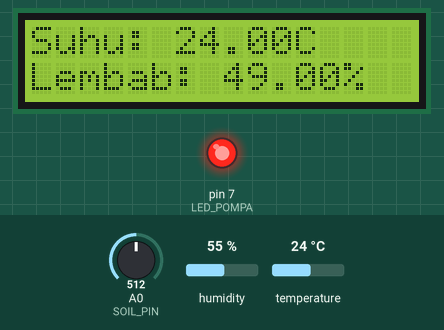
A sketch run on a simulated Arduino Uno, built with avr-gcc and run on an emulated ATmega328P. Parts: 16×2 character LCD, output pins drawn as LEDs (lit = HIGH). Inputs (shaded band) come from the test bench; at power-on: temperature 24 °C, A0 (SOIL_PIN) = 512, humidity 55 %. What the sketch prints to the serial monitor is not drawn.

Above: at 1.2 s.
1.3 s: temperature set to 29.3 °C
At 2.9 s:
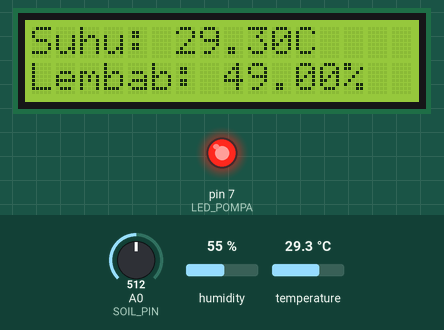
4.0 s: temperature set to 30.9 °C
At 4.5 s:
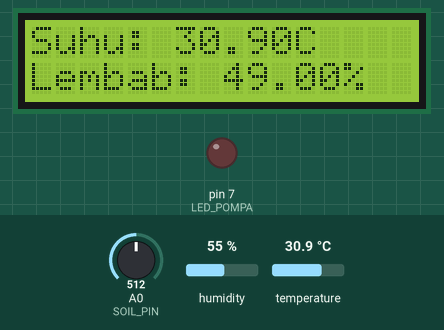
6.7 s: A0 (SOIL_PIN) set to 716
At 8.8 s:
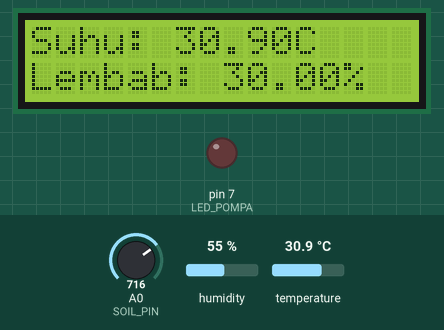
9.7 s: A0 (SOIL_PIN) set to 900
At 11.6 s:
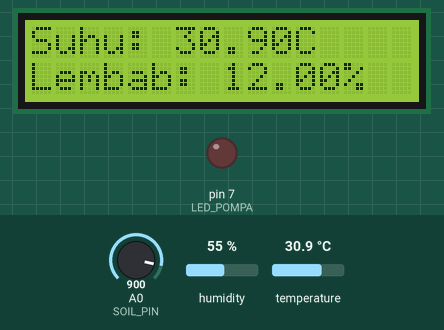
12.4 s: temperature set to 12 °C
At 14.8 s:
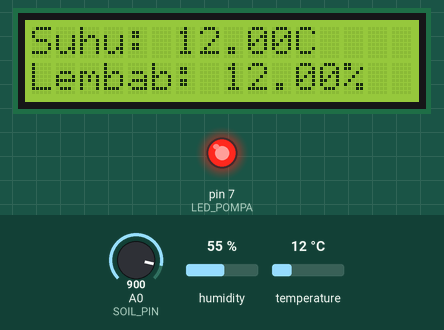
15.8 s: A0 (SOIL_PIN) set to 1023
At 17.6 s:
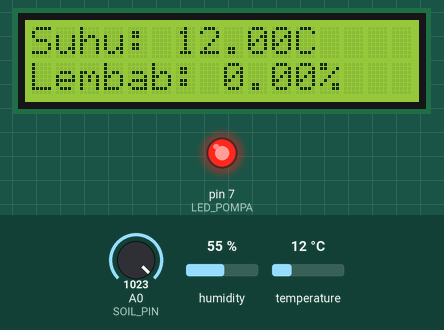
Timing chart, 0 to 19.1 s (numbered marks = the images above; inputs shaded):
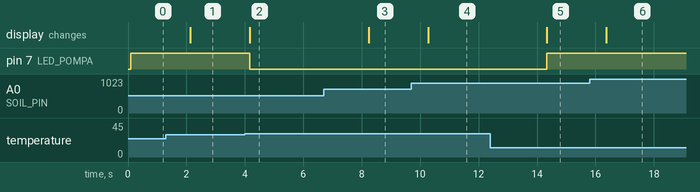

The sketch:

sketch.ino
```cpp
#include <DHT.h>
#include <Wire.h>
#include <LiquidCrystal_I2C.h>

#define DHTPIN 2
#define DHTTYPE DHT22
#define LED_POMPA 7
#define SOIL_PIN A0

DHT dht(DHTPIN, DHTTYPE);
LiquidCrystal_I2C lcd(0x27, 16, 2); // Ganti ke 0x3F jika LCD tidak tampil

void setup() {
  Serial.begin(9600);
  dht.begin();
  lcd.begin(16, 2);
  lcd.backlight();

  pinMode(LED_POMPA, OUTPUT);
  digitalWrite(LED_POMPA, LOW);
}

void loop() {
  float suhu = dht.readTemperature();
  int analogSoil = analogRead(SOIL_PIN);
  float kelembaban = map(analogSoil, 1023, 0, 0, 100); // simulasi 0-100%

  lcd.setCursor(0, 0);
  lcd.print("Suhu: ");
  lcd.print(suhu);
  lcd.print("C ");

  lcd.setCursor(0, 1);
  lcd.print("Lembab: ");
  lcd.print(kelembaban);
  lcd.print("% ");

  Serial.print("Suhu: ");
  Serial.print(suhu);
  Serial.print("C | Lembab: ");
  Serial.print(kelembaban);
  Serial.print("%");

  if (suhu <= 30 && kelembaban < 60) {
    digitalWrite(LED_POMPA, HIGH); // Pompa nyala
    Serial.println(" | Pompa: ON");
  } else {
    digitalWrite(LED_POMPA, LOW); // Pompa mati
    Serial.println(" | Pompa: OFF");
  }

  delay(2000);
}
```

Measured:
- the behaviour switches between 30 and 30.1 °C on temperature (found by bisection; images 1 and 2)
- after the input at 1.3 s, the display: changes after 0.83 s (image 1)
- after the input at 4.0 s, pin 7 (LED_POMPA): HIGH → LOW after 0.17 s; the display: changes after 0.17 s (image 2)
- after the input at 6.7 s, the display: changes after 1.5 s (image 3)
- after the input at 9.7 s, the display: changes after 0.57 s (image 4)
- after the input at 12.4 s, pin 7 (LED_POMPA): LOW → HIGH after 1.9 s; the display: changes after 1.9 s (image 5)
- after the input at 15.8 s, the display: changes after 0.57 s (image 6)
